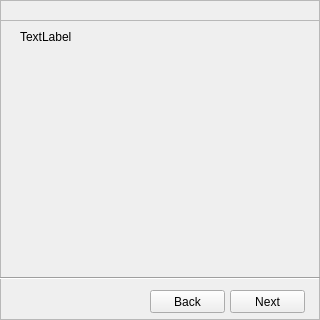
<?xml version="1.0" encoding="UTF-8"?>
<ui version="4.0">
 <class>TutorialWindow</class>
 <widget class="QFrame" name="TutorialWindow">
  <property name="geometry">
   <rect>
    <x>0</x>
    <y>0</y>
    <width>320</width>
    <height>320</height>
   </rect>
  </property>
  <property name="minimumSize">
   <size>
    <width>320</width>
    <height>300</height>
   </size>
  </property>
  <property name="windowTitle">
   <string>Help</string>
  </property>
  <property name="windowIcon">
   <iconset resource="resources.qrc">
    <normaloff>:/icons/singoutstrong.ico</normaloff>:/icons/singoutstrong.ico</iconset>
  </property>
  <property name="frameShape">
   <enum>QFrame::StyledPanel</enum>
  </property>
  <property name="frameShadow">
   <enum>QFrame::Raised</enum>
  </property>
  <widget class="SoS::QtGui::WindowBar" name="windowBar">
   <property name="geometry">
    <rect>
     <x>0</x>
     <y>0</y>
     <width>320</width>
     <height>21</height>
    </rect>
   </property>
   <property name="frameShape">
    <enum>QFrame::StyledPanel</enum>
   </property>
   <property name="frameShadow">
    <enum>QFrame::Raised</enum>
   </property>
  </widget>
  <widget class="QFrame" name="content">
   <property name="geometry">
    <rect>
     <x>0</x>
     <y>20</y>
     <width>320</width>
     <height>301</height>
    </rect>
   </property>
   <property name="frameShape">
    <enum>QFrame::StyledPanel</enum>
   </property>
   <property name="frameShadow">
    <enum>QFrame::Raised</enum>
   </property>
   <widget class="QLabel" name="label">
    <property name="geometry">
     <rect>
      <x>20</x>
      <y>10</y>
      <width>281</width>
      <height>241</height>
     </rect>
    </property>
    <property name="text">
     <string>TextLabel</string>
    </property>
    <property name="alignment">
     <set>Qt::AlignLeading|Qt::AlignLeft|Qt::AlignTop</set>
    </property>
    <property name="wordWrap">
     <bool>true</bool>
    </property>
    <property name="openExternalLinks">
     <bool>true</bool>
    </property>
   </widget>
   <widget class="QPushButton" name="prevButton">
    <property name="geometry">
     <rect>
      <x>150</x>
      <y>270</y>
      <width>75</width>
      <height>23</height>
     </rect>
    </property>
    <property name="text">
     <string>Back</string>
    </property>
   </widget>
   <widget class="QPushButton" name="nextButton">
    <property name="geometry">
     <rect>
      <x>230</x>
      <y>270</y>
      <width>75</width>
      <height>23</height>
     </rect>
    </property>
    <property name="text">
     <string>Next</string>
    </property>
   </widget>
   <widget class="Line" name="line">
    <property name="geometry">
     <rect>
      <x>0</x>
      <y>250</y>
      <width>320</width>
      <height>16</height>
     </rect>
    </property>
    <property name="orientation">
     <enum>Qt::Horizontal</enum>
    </property>
   </widget>
  </widget>
 </widget>
 <customwidgets>
  <customwidget>
   <class>SoS::QtGui::WindowBar</class>
   <extends>QFrame</extends>
   <header>windowbar.h</header>
   <container>1</container>
  </customwidget>
 </customwidgets>
 <resources>
  <include location="resources.qrc"/>
 </resources>
 <connections/>
</ui>
